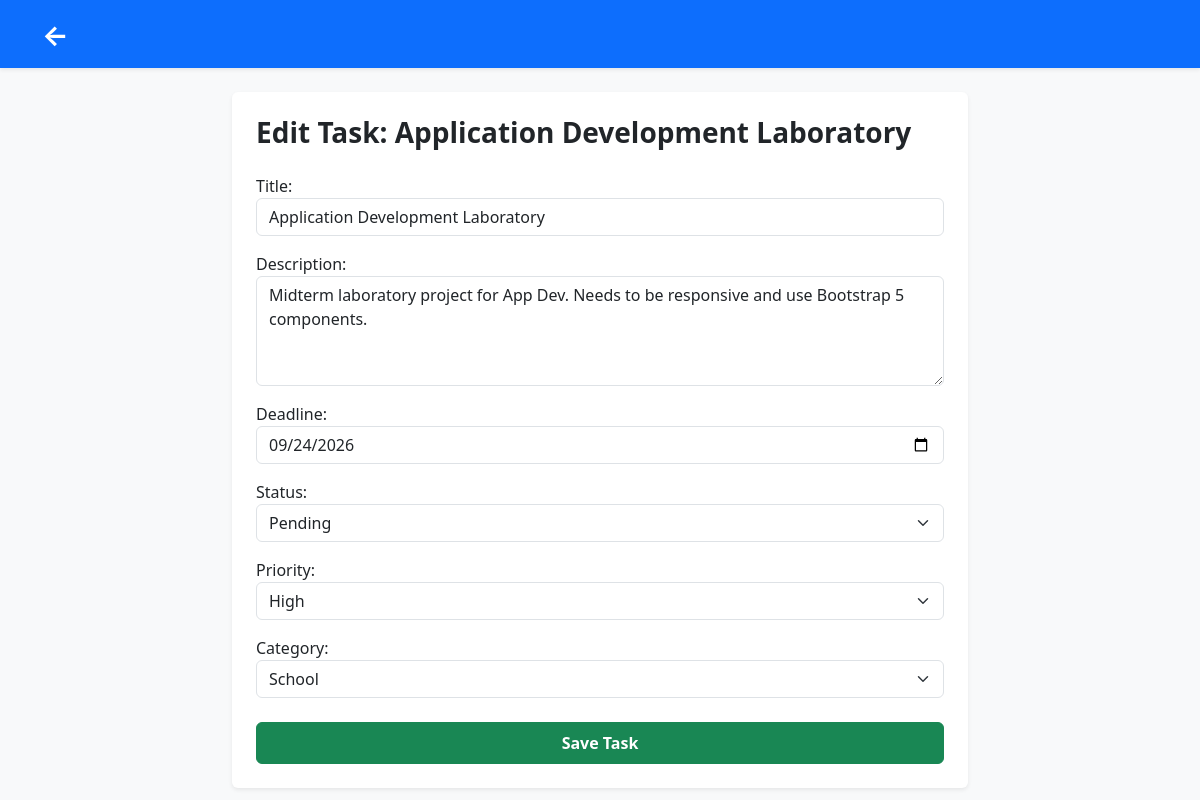
Screenshot of /task/15/edit/ (signed in) with the database file from the repository.
### tasks/models.py (models this page shows, shortened)
class BaseModel(models.Model):
    created_at = models.DateTimeField(auto_now_add=True)
    updated_at = models.DateTimeField(auto_now=True)
    class Meta:
        abstract = True

class Task(BaseModel):
    title = models.CharField(max_length=200)
    description = models.TextField()
    deadline = models.DateTimeField()
    status = models.CharField(max_length=50, choices=STATUS_CHOICES, default="Pending")
    category = models.ForeignKey(Category, on_delete=models.CASCADE)
    priority = models.ForeignKey(Priority, on_delete=models.CASCADE)
    user = models.ForeignKey(User, on_delete=models.CASCADE, null=True, blank=True)

### tasks/views.py (the view)
# urls.py: path('task/<int:pk>/edit/', views.task_update, name='task_update'),
@login_required
def task_update(request, pk):
    task = get_object_or_404(Task, pk=pk, user=request.user)
    if request.method == 'POST':
        form = TaskForm(request.POST, instance=task)
        if form.is_valid():
            form.save()
            return redirect('task_list')
    else:
        form = TaskForm(instance=task)
    return render(request, 'tasks/task_form.html', {'form': form, 'task': task})

### tasks/forms.py
class TaskForm(forms.ModelForm):
    class Meta:
        model = Task
        fields = ['title', 'description', 'deadline', 'status', 'priority', 'category']
        widgets = {
            'title': forms.TextInput(attrs={'class': 'form-control mb-3', 'placeholder': 'Enter task title...'}),
            'description': forms.Textarea(attrs={'class': 'form-control mb-3', 'rows': 4, 'placeholder': 'Describe the task...'}),
            'deadline': forms.DateInput(attrs={'class': 'form-control mb-3', 'type': 'date'}),
            'status': forms.Select(attrs={'class': 'form-select mb-3'}),
            'priority': forms.Select(attrs={'class': 'form-select mb-3'}),
            'category': forms.Select(attrs={'class': 'form-select mb-3'}),
        }

### tasks/models.py (called while the page is built)
    def __str__(self):
        return self.name

    def __str__(self):
        return self.name

### tasks/templates/tasks/task_form.html (shortened to what this page needs)
<!DOCTYPE html>
<html lang="en">
<head>
    <link href="https://cdn.jsdelivr.net/npm/bootstrap@5.3.0/dist/css/bootstrap.min.css" rel="stylesheet">
</head>
<body class="bg-light">
    <nav class="navbar navbar-dark bg-primary shadow-sm mb-4">
        <div class="container">
            <a class="navbar-brand fw-bold fs-3" href="{% url 'task_list' %}">&larr;</a>
        </div>
    </nav>
    <div class="container">
        <div class="row justify-content-center">
            <div class="col-md-8">
                <div class="card shadow-sm border-0 p-4">
                    <h3 class="fw-bold mb-4">
                        {% if task %}Edit Task: {{ task.title }}{% else %}Create New Task{% endif %}
                    </h3>
                    <form method="POST">
                        {{ form.as_p }}
                        <div class="d-grid mt-4">
                            <button type="submit" class="btn btn-success fw-bold py-2">Save Task</button>
                        </div>
                    </form>
                </div>
            </div>
        </div>
    </div>
</body>
</html>

### rows the page displays
Task: title "Application Development Laboratory", description "Midterm laboratory project for App Dev. Needs to be responsive and use Bootstrap 5 components.", deadline "09/24/2026", status "Pending", priority "High", category "School"
